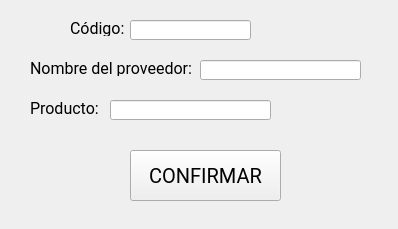
<?xml version="1.0" encoding="UTF-8"?>
<ui version="4.0">
 <class>VentanaProveeores</class>
 <widget class="QWidget" name="VentanaProveeores">
  <property name="geometry">
   <rect>
    <x>0</x>
    <y>0</y>
    <width>398</width>
    <height>229</height>
   </rect>
  </property>
  <property name="windowTitle">
   <string>Edición de proveedores</string>
  </property>
  <widget class="QLabel" name="label">
   <property name="geometry">
    <rect>
     <x>30</x>
     <y>60</y>
     <width>171</width>
     <height>16</height>
    </rect>
   </property>
   <property name="font">
    <font>
     <family>Roboto</family>
     <pointsize>12</pointsize>
    </font>
   </property>
   <property name="text">
    <string>Nombre del proveedor:</string>
   </property>
  </widget>
  <widget class="QLineEdit" name="nombreProv">
   <property name="geometry">
    <rect>
     <x>200</x>
     <y>60</y>
     <width>161</width>
     <height>20</height>
    </rect>
   </property>
  </widget>
  <widget class="QLineEdit" name="producto">
   <property name="geometry">
    <rect>
     <x>110</x>
     <y>100</y>
     <width>161</width>
     <height>20</height>
    </rect>
   </property>
  </widget>
  <widget class="QLabel" name="label_2">
   <property name="geometry">
    <rect>
     <x>30</x>
     <y>100</y>
     <width>81</width>
     <height>16</height>
    </rect>
   </property>
   <property name="font">
    <font>
     <family>Roboto</family>
     <pointsize>12</pointsize>
    </font>
   </property>
   <property name="text">
    <string>Producto:</string>
   </property>
  </widget>
  <widget class="QLineEdit" name="codigoProv">
   <property name="geometry">
    <rect>
     <x>130</x>
     <y>20</y>
     <width>121</width>
     <height>20</height>
    </rect>
   </property>
  </widget>
  <widget class="QLabel" name="label_3">
   <property name="geometry">
    <rect>
     <x>70</x>
     <y>20</y>
     <width>61</width>
     <height>16</height>
    </rect>
   </property>
   <property name="font">
    <font>
     <family>Roboto</family>
     <pointsize>12</pointsize>
    </font>
   </property>
   <property name="text">
    <string>Código:</string>
   </property>
  </widget>
  <widget class="QPushButton" name="Boton_Confirmar">
   <property name="geometry">
    <rect>
     <x>130</x>
     <y>150</y>
     <width>151</width>
     <height>51</height>
    </rect>
   </property>
   <property name="font">
    <font>
     <family>Roboto</family>
     <pointsize>15</pointsize>
    </font>
   </property>
   <property name="text">
    <string>CONFIRMAR</string>
   </property>
  </widget>
 </widget>
 <resources/>
 <connections/>
</ui>
